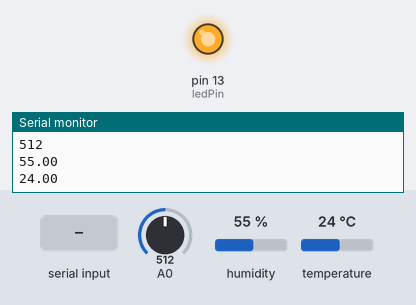
Bench run of a sketch on a simulated Arduino Uno, built with avr-gcc and run on an emulated ATmega328P. On the bench: output pins drawn as LEDs (lit = HIGH), the last lines printed to the serial monitor. The inputs (shaded band) are chosen by the test bench; at power-on: A0 = 512, humidity 55 %, temperature 24 °C.

Above: at 1.2 s.
1.3 s: "0" received over Serial
At 2.8 s:
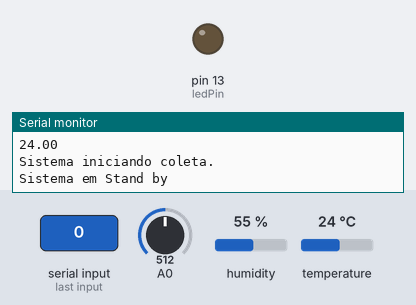
3.5 s: "1" received over Serial
At 4.3 s:
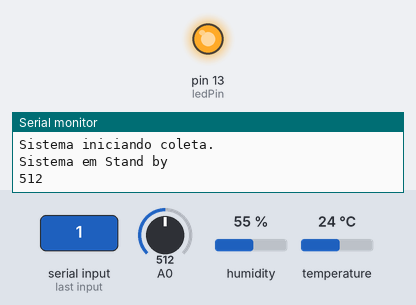
Timing chart, 0 to 6.5 s (numbered marks = the images above; inputs shaded):
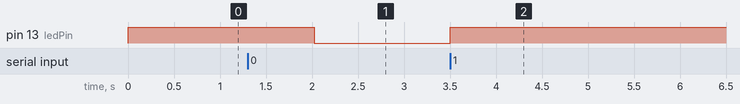

The sketch:

ColetorDados.ino
```cpp
#include <DHT.h>

#define DHTPIN A1
#define DHTTYPE DHT11

int ledPin = 13;
int coPin = 8;
int state = 0;
int flag = 0;
DHT dht(DHTPIN, DHTTYPE);


void setup() {
  pinMode(ledPin, OUTPUT);
  digitalWrite(ledPin, LOW);
  pinMode(coPin, INPUT);
  Serial.begin(9600);
  dht.begin();

}

void loop() {
  if (Serial.available() > 0) {
    state = Serial.read();
    flag = 0;
  }
  if (state == '0') {
    digitalWrite(ledPin, LOW);
    if (flag == 0) {
      Serial.println("Sistema em Stand by");
      flag = 1;
    }

  } else  {
    digitalWrite(ledPin, HIGH);
    coletaCO();
    coletaUT();
    if (flag == 0) {
      Serial.println("Sistema iniciando coleta.");
      flag = 1;
    }


  }


}

void coletaCO(){
 int sensorCOValue = 0;
 sensorCOValue = analogRead(A0);
 Serial.println(sensorCOValue);
// if (digitalRead(8) == HIGH) {
//    Serial.println("Saida digital abaixo do limite" );
//  }
//  else {
//    Serial.println("Saida digital acima do limite" );
//  }
 delay(1000);
}

void coletaUT(){
  float u = dht.readHumidity();
  float t = dht.readTemperature();

  if (isnan(t) || isnan(u)) {
    Serial.println("Sensor de Umidade e Temperatura falhou.");
  } else {
//    Serial.print("Umidade: ");
    Serial.println(u);
//    Serial.print(" %\t");
//    Serial.print("Temperatura: ");
    Serial.println(t);
//    Serial.println(" *C");
  delay(1000);
  }
}
```

Measured:
- after the input at 1.3 s, pin 13 (ledPin): HIGH → LOW after 0.72 s
- after the input at 3.5 s, pin 13 (ledPin): LOW → HIGH at once
